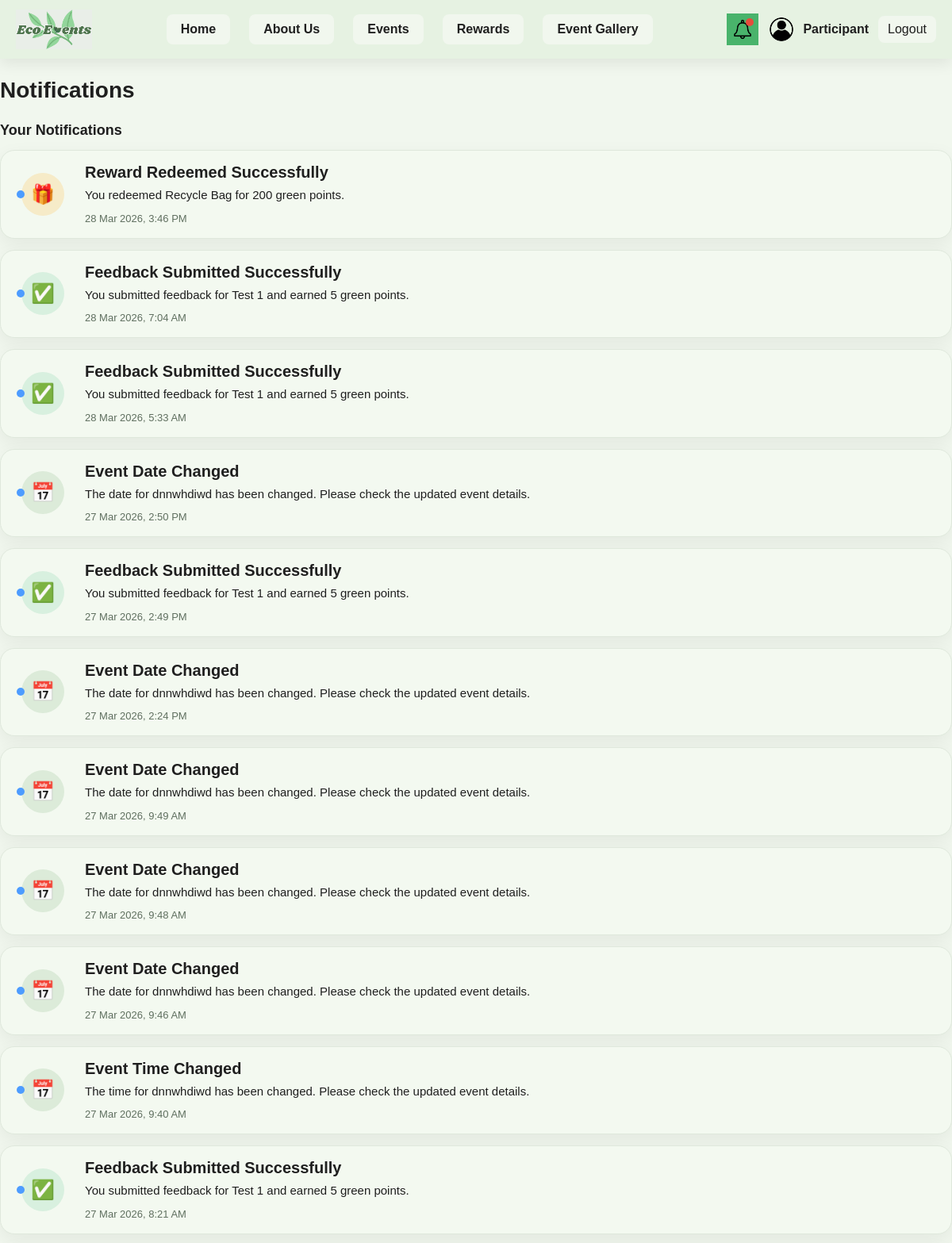
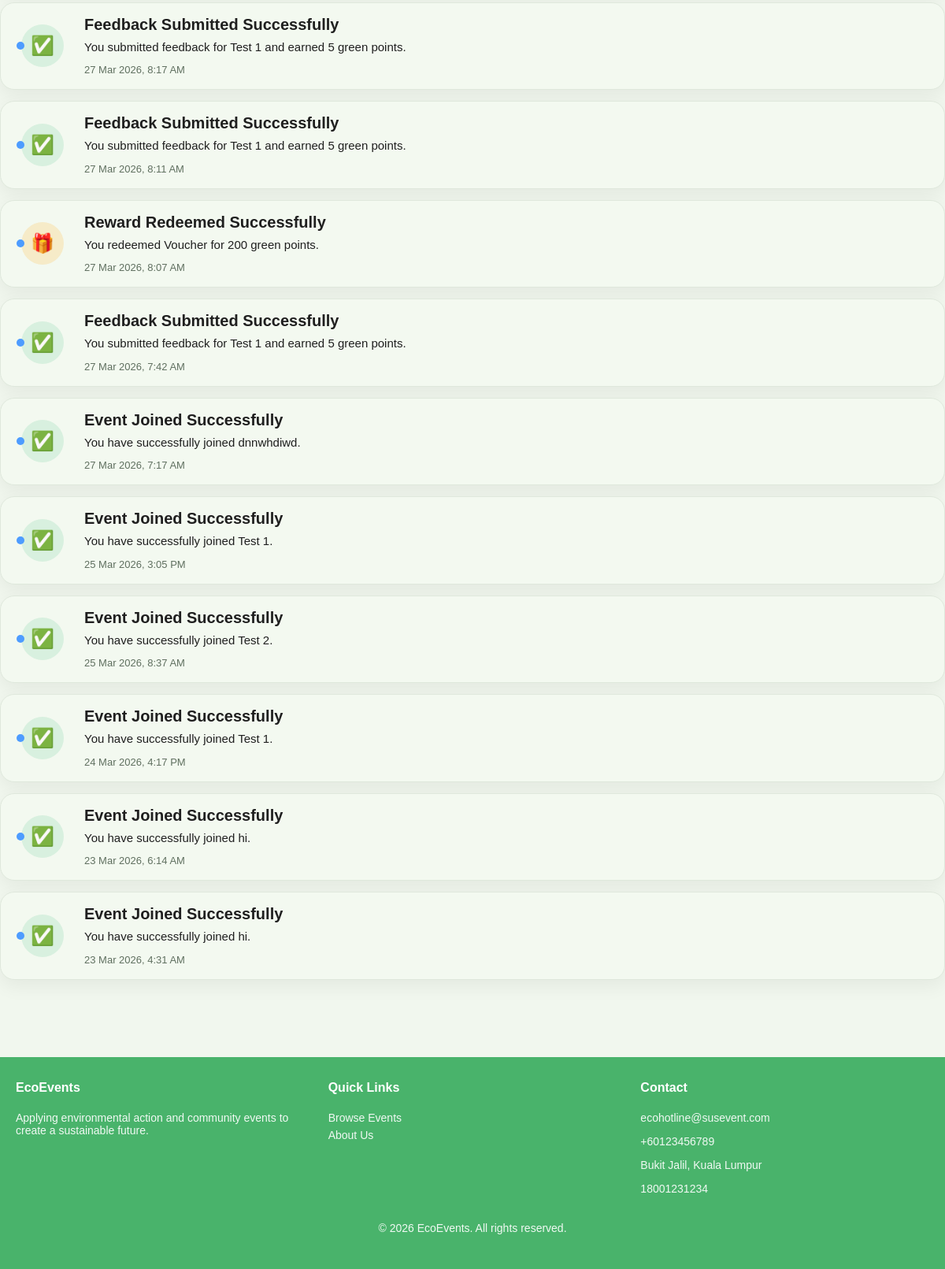
Page /Sustainableapp/notification.php (signed in) on the committed database (2 pictures, top to bottom).
### tables this page shows
CREATE TABLE `notifications` (
  `notification_id` int(11) NOT NULL,
  `user_id` int(11) NOT NULL,
  `event_id` int(11) DEFAULT NULL,
  `title` varchar(255) DEFAULT NULL,
  `message` text DEFAULT NULL,
  `is_read` tinyint(1) DEFAULT 0,
  `created_at` timestamp NOT NULL DEFAULT current_timestamp()
);

### Sustainableapp/notification.php (the view, shortened to what this page needs)
<?php
include("config.php");
$user_id = (int)$_SESSION['user_id'];
$stmt = $conn->prepare("
    SELECT notification_id, event_id, title, message, is_read, created_at
    FROM notifications
    WHERE user_id = ?
    ORDER BY created_at DESC
");
$stmt->bind_param("i", $user_id);
$stmt->execute();
$result = $stmt->get_result();
?>
<!DOCTYPE html>
<html lang="en">
<head>
  <link rel="stylesheet" href="css/style.css" />
</head>
<body>
<?php include("header.php"); ?>
<main class="container notifications-page">
  <div class="notifications-header">
    <h1 class="notifications-title">Notifications</h1>
  </div>
  <section class="notification-group">
    <h2 class="notification-group-title">Your Notifications</h2>
    <div class="notifications-list">
      <?php if ($result && $result->num_rows > 0): ?>
        <?php while ($row = $result->fetch_assoc()): ?>
        <?php
        $link = "#";
        if (!empty($row['event_id'])) {
            $link = "eventdetails.php?id=" . (int)$row['event_id'];
        }
        $isUnread = (int)$row['is_read'] === 0;
        $iconClass = "type-event";
        $iconSymbol = "📅";
        if (stripos($row['title'], 'Reward') !== false) {
            $iconClass = "type-reward";
            $iconSymbol = "🎁";
        } elseif (stripos($row['title'], 'Points') !== false) {
            $iconClass = "type-points";
            $iconSymbol = "⭐";
        } elseif (stripos($row['title'], 'Joined') !== false || stripos($row['title'], 'Success') !== false) {
            $iconClass = "type-success";
            $iconSymbol = "✅";
        }
        $timeText = date("d M Y, g:i A", strtotime($row['created_at']));
        ?>
        <a href="<?= $link ?>" class="notification-link-card">
        <article class="notification-item <?= $isUnread ? 'unread' : '' ?>">
            <div class="notification-left">
            <div class="notification-avatar <?= $iconClass ?>"><?= $iconSymbol ?></div>
            <?php if ($isUnread): ?>
                <span class="notification-blue-dot"></span>
            <?php endif; ?>
            </div>
            <div class="notification-content">
            <h3 class="notification-item-title"><?= htmlspecialchars($row['title']) ?></h3>
            <p class="notification-message"><?= htmlspecialchars($row['message']) ?></p>
            <span class="notification-time"><?= $timeText ?></span>
            </div>
        </article>
        </a>
        <?php endwhile; ?>
      <?php endif; ?>
    </div>
  </section>
</main>
<?php include("footer.php"); ?>
</body>
</html>

### Sustainableapp/css/style.css (style rules this page uses)
:root { --primary: #49b36b; --secondary: #dcebd9; --background: #f1f7ee; --light: #e6f2e2; --accent: #d7e6d2; --dark: #1f1f1f; --text-dark: #1f1f1f; --text-muted: #5f6f5f; --white: #ffffff; --bg-main: #f1f7ee; --bg-card: #ffffff; --bg-soft: #e6f2e2; --border: #dfe8dc; --text-main: #1f1f1f; --text-soft: #5f6f5f; --text-white: #ffffff; --primary-light: #dcebd9; --primary-dark: #2f7d32; --shadow: 0 8px 24px rgba(0, 0, 0, 0.06); --success-bg: #dff5e7; --success-text: #1e7d4f; --warning-bg: #fff4d6; --warning-text: #8a6a16; --error-bg: #fde8e8; --error-text: #b42318; --nav-h: 76px; }
* { box-sizing: border-box; font-family: Arial, sans-serif; }
body { margin: 0; background: var(--background); color: var(--text-dark); padding-top: var(--nav-h); }
a { text-decoration: none; color: var(--text-dark); }
.container { width: 100%; max-width: 1200px; margin: 0 auto; padding: 0 20px; }
* { max-width: 100%; }
body { overflow-x: hidden; }
a, button, .event-card, .my-card, .redeem-card, .gallery-card { transition: all 0.25s ease; }
.notifications-page { padding: 24px 0 50px; }
.notifications-header { display: flex; align-items: center; justify-content: space-between; gap: 16px; margin-bottom: 24px; }
.notifications-title { margin: 0; font-size: 28px; font-weight: 900; color: var(--text-dark); }
.notification-group { margin-bottom: 28px; }
.notification-group-title { margin: 0 0 14px; font-size: 18px; font-weight: 800; color: var(--text-dark); }
.notifications-list { display: flex; flex-direction: column; gap: 14px; }
.notification-item { display: grid; grid-template-columns: 70px 1fr 140px; align-items: center; gap: 18px; background: var(--white); border: 1px solid #dfe8dc; border-radius: 18px; padding: 16px 18px; box-shadow: 0 6px 16px rgba(0,0,0,0.05); }
.notification-item.unread { background: #f3f9f0; }
.notification-left { position: relative; display: flex; align-items: center; justify-content: center; }
.notification-avatar { width: 54px; height: 54px; border-radius: 50%; display: flex; align-items: center; justify-content: center; font-size: 24px; font-weight: 700; }
.notification-avatar.type-event { background: #dcebd9; }
.notification-avatar.type-reward { background: #f6ebc8; }
.notification-avatar.type-success { background: #d8f0df; }
.notification-blue-dot { position: absolute; left: 2px; width: 10px; height: 10px; border-radius: 50%; background: #4d9cff; }
.notification-content { min-width: 0; }
.notification-item-title { margin: 0 0 6px; font-size: 20px; font-weight: 800; color: var(--text-dark); }
.notification-message { margin: 0 0 8px; font-size: 15px; line-height: 1.5; color: var(--text-dark); }
.notification-time { font-size: 13px; color: var(--text-muted); }
.notification-link-card { text-decoration: none; color: inherit; display: block; }
body { background: var(--bg-main); color: var(--text-main); }
.profile-card, .profile-block, .rewards-summary, .table-wrap, .my-card, .redeem-card, .notification-item, .card { background: var(--bg-card); border: 1px solid var(--border); border-radius: 18px; box-shadow: var(--shadow); }
.profile-row span:first-child, .summary-label, .redeem-note, .notification-time, .my-meta li, .profile-check span, .my-desc { color: var(--text-soft); }

### rows in the picture
notifications: title "🎁", is_read 0 (drawn), title "Reward Redeemed Successfully", message "You redeemed Recycle Bag for 200 green points.", created_at "28 Mar 2026, 3:46 PM"
notifications: title "✅", is_read 0 (drawn), title "Feedback Submitted Successfully", message "You submitted feedback for Test 1 and earned 5 green points.", created_at "28 Mar 2026, 7:04 AM"
notifications: title "✅", is_read 0 (drawn), title "Feedback Submitted Successfully", message "You submitted feedback for Test 1 and earned 5 green points.", created_at "28 Mar 2026, 5:33 AM"
notifications: iconSymbol "📅", is_read 0 (drawn), title "Event Date Changed", message "The date for dnnwhdiwd has been changed. Please check the updated event details.", created_at "27 Mar 2026, 2:50 PM"
notifications: title "✅", is_read 0 (drawn), title "Feedback Submitted Successfully", message "You submitted feedback for Test 1 and earned 5 green points.", created_at "27 Mar 2026, 2:49 PM"
notifications: iconSymbol "📅", is_read 0 (drawn), title "Event Date Changed", message "The date for dnnwhdiwd has been changed. Please check the updated event details.", created_at "27 Mar 2026, 2:24 PM"
notifications: iconSymbol "📅", is_read 0 (drawn), title "Event Date Changed", message "The date for dnnwhdiwd has been changed. Please check the updated event details.", created_at "27 Mar 2026, 9:49 AM"
notifications: iconSymbol "📅", is_read 0 (drawn), title "Event Date Changed", message "The date for dnnwhdiwd has been changed. Please check the updated event details.", created_at "27 Mar 2026, 9:48 AM"
notifications: iconSymbol "📅", is_read 0 (drawn), title "Event Date Changed", message "The date for dnnwhdiwd has been changed. Please check the updated event details.", created_at "27 Mar 2026, 9:46 AM"
notifications: iconSymbol "📅", is_read 0 (drawn), title "Event Time Changed", message "The time for dnnwhdiwd has been changed. Please check the updated event details.", created_at "27 Mar 2026, 9:40 AM"
notifications: title "✅", is_read 0 (drawn), title "Feedback Submitted Successfully", message "You submitted feedback for Test 1 and earned 5 green points.", created_at "27 Mar 2026, 8:21 AM"
notifications: title "✅", is_read 0 (drawn), title "Feedback Submitted Successfully", message "You submitted feedback for Test 1 and earned 5 green points.", created_at "27 Mar 2026, 8:17 AM"
notifications: title "✅", is_read 0 (drawn), title "Feedback Submitted Successfully", message "You submitted feedback for Test 1 and earned 5 green points.", created_at "27 Mar 2026, 8:11 AM"
notifications: title "🎁", is_read 0 (drawn), title "Reward Redeemed Successfully", message "You redeemed Voucher for 200 green points.", created_at "27 Mar 2026, 8:07 AM"
notifications: title "✅", is_read 0 (drawn), title "Feedback Submitted Successfully", message "You submitted feedback for Test 1 and earned 5 green points.", created_at "27 Mar 2026, 7:42 AM"
notifications: title "✅", is_read 0 (drawn), title "Event Joined Successfully", message "You have successfully joined dnnwhdiwd.", created_at "27 Mar 2026, 7:17 AM"
notifications: title "✅", is_read 0 (drawn), title "Event Joined Successfully", message "You have successfully joined Test 1.", created_at "25 Mar 2026, 3:05 PM"
notifications: title "✅", is_read 0 (drawn), title "Event Joined Successfully", message "You have successfully joined Test 2.", created_at "25 Mar 2026, 8:37 AM"
notifications: title "✅", is_read 0 (drawn), title "Event Joined Successfully", message "You have successfully joined Test 1.", created_at "24 Mar 2026, 4:17 PM"
notifications: title "✅", is_read 0 (drawn), title "Event Joined Successfully", message "You have successfully joined hi.", created_at "23 Mar 2026, 6:14 AM"
notifications: title "✅", is_read 0 (drawn), title "Event Joined Successfully", message "You have successfully joined hi.", created_at "23 Mar 2026, 4:31 AM"
